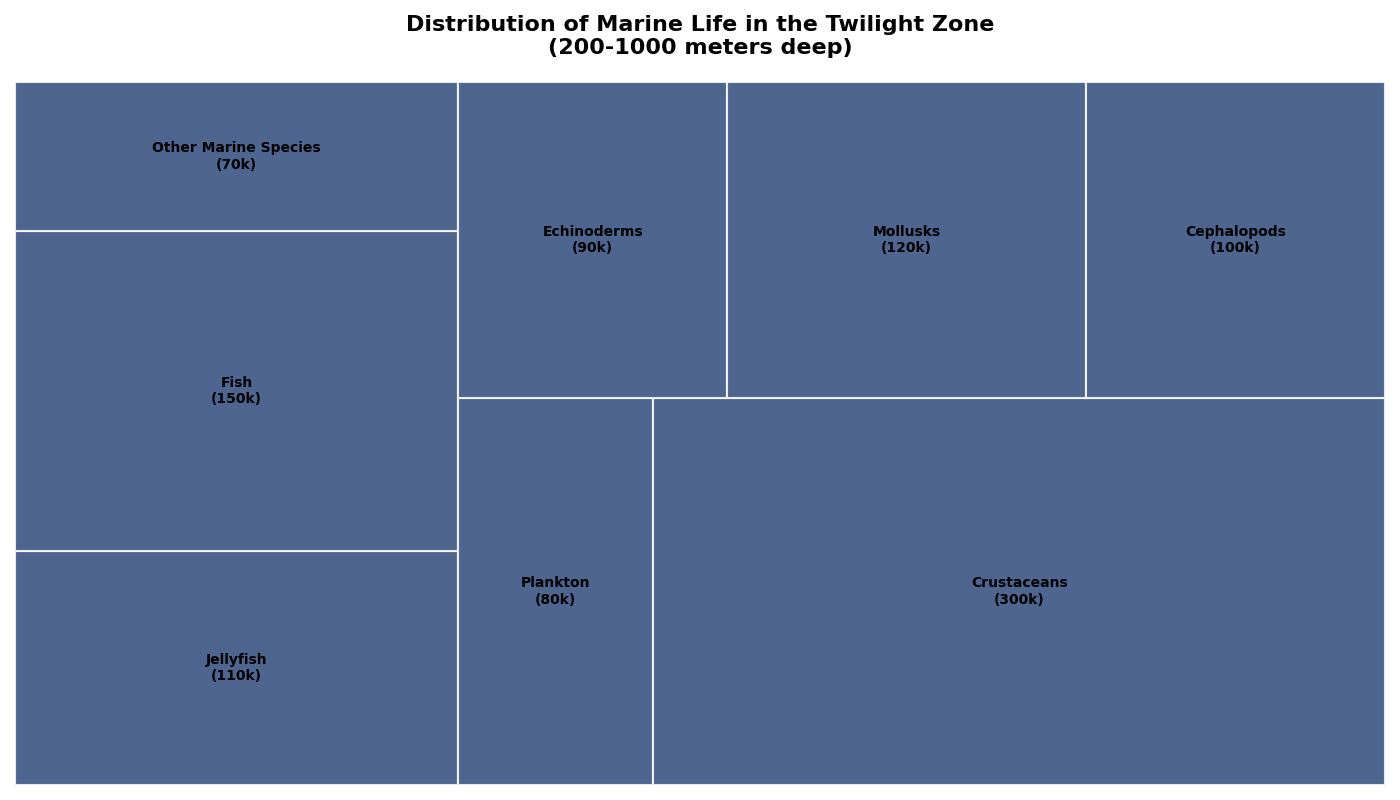

Python code for this plot:
import matplotlib.pyplot as plt
import squarify

ecosystem_labels = [
    'Jellyfish\n(110k)', 'Fish\n(150k)', 'Other Marine Species\n(70k)', 
    'Plankton\n(80k)', 'Crustaceans\n(300k)', 'Echinoderms\n(90k)', 
    'Mollusks\n(120k)', 'Cephalopods\n(100k)'
]
populations = [110, 150, 70, 80, 300, 90, 120, 100]

# Use a single color for all groups
single_color = '#2f4b7c'
colors = [single_color] * len(populations)

plt.figure(figsize=(14, 8))
plt.title('Distribution of Marine Life in the Twilight Zone\n(200-1000 meters deep)', fontsize=16, fontweight='bold', pad=20)

squarify.plot(sizes=populations, label=ecosystem_labels, color=colors, alpha=0.85, 
              text_kwargs={'fontsize': 10, 'weight': 'bold'}, edgecolor="white", linewidth=1.5)

plt.axis('off')
plt.tight_layout()
plt.show()
